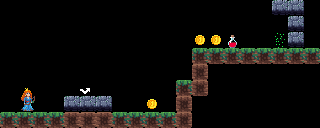

A 2D game scene composited from a Tiled map and its tileset images. What follows is a short description and the map's XML, with every tile layer's data as written:
An orthogonal 20x8 tile map with 16x16 px tiles, 1 tile layer (Tile Layer 1) and 2 objects (entry, vault.tutorial_return).

<map version="1.2" tiledversion="1.2.5" orientation="orthogonal" renderorder="right-down" width="20" height="8" tilewidth="16" tileheight="16" infinite="0" nextlayerid="4" nextobjectid="3">
 <tileset firstgid="1" source="Pogo.tsx" />
 <layer id="3" name="Tile Layer 1" width="20" height="8">
  <data encoding="csv">
0,0,0,0,0,0,0,0,0,0,0,0,0,0,0,0,0,39,39,0,
0,0,0,0,0,0,0,0,0,0,0,0,0,0,0,0,0,0,39,0,
0,0,0,0,0,0,0,0,0,0,0,0,45,45,35,0,0,20,39,0,
0,0,0,0,0,0,0,0,0,0,0,0,2,2,2,2,2,2,2,2,
0,0,0,0,0,0,0,0,0,0,0,0,1,0,0,0,0,0,0,0,
0,0,0,0,0,47,0,0,0,0,0,2,1,0,0,0,0,0,0,0,
0,27,0,0,39,39,39,0,0,45,0,1,0,0,0,0,0,0,0,0,
2,2,2,2,1,1,1,2,2,2,2,1,0,0,0,0,0,0,0,0
</data>
 </layer>
 <objectgroup id="2" name="Object Layer 1">
  <object id="1" name="entry" x="25.3333" y="99.333">
   <point />
  </object>
  <object id="2" name="vault.tutorial_return" x="280.583" y="40.333">
   <point />
  </object>
 </objectgroup>
</map>
